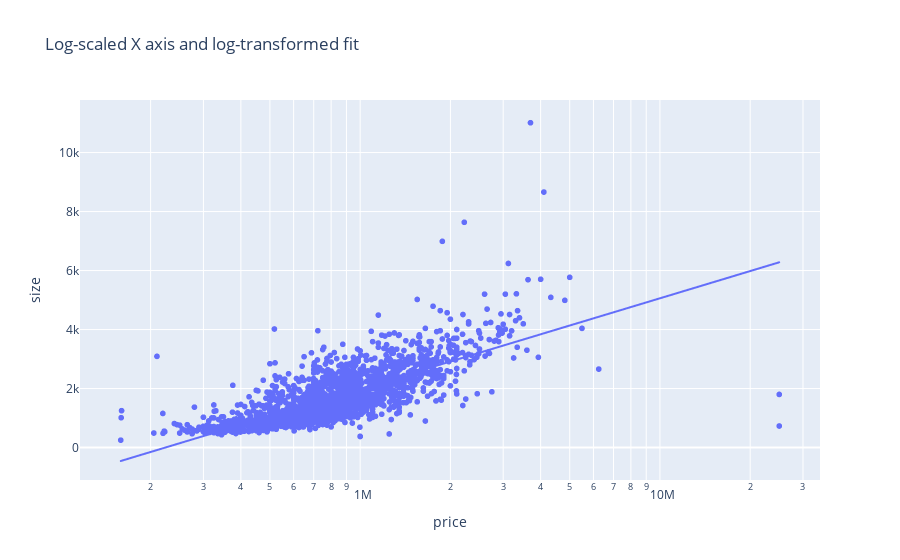

The code cell stored with this chart in its notebook:
### Code cell
fig = px.scatter(train, x="price", y="size", log_x=True, 
                 trendline="ols", trendline_options=dict(log_x=True),
                 title="Log-scaled X axis and log-transformed fit")
fig.show()

### Figure 1 — Plotly figure (JSON) as saved in the notebook; plotly's stock layout.template omitted (floating-point values rounded to 4 significant figures; data arrays with more than 128 entries replaced by an {"elided": "..."} marker saying what was removed)
{"data": [{"hovertemplate": "price=%{x}<br>size=%{y}<extra></extra>", "legendgroup": "", "marker": {"color": "#636efa", "symbol": "circle"}, "mode": "markers", "name": "", "showlegend": false, "type": "scattergl", "x": {"elided": "2016 int values"}, "xaxis": "x", "y": {"elided": "2016 int values"}, "yaxis": "y"}, {"hovertemplate": "<b>OLS trendline</b><br>size = 3066.59 * log10(price) + -16406.7<br>R<sup>2</sup>=0.555714<br><br>price=%{x}<br>size=%{y} <b>(trend)</b><extra></extra>", "legendgroup": "", "marker": {"color": "#636efa", "symbol": "circle"}, "mode": "lines", "name": "", "showlegend": false, "type": "scattergl", "x": {"elided": "2016 int values"}, "xaxis": "x", "y": {"elided": "2016 float values"}, "yaxis": "y"}], "layout": {"legend": {"tracegroupgap": 0}, "title": {"text": "Log-scaled X axis and log-transformed fit"}, "xaxis": {"anchor": "y", "domain": [0, 1], "title": {"text": "price"}, "type": "log"}, "yaxis": {"anchor": "x", "domain": [0, 1], "title": {"text": "size"}}}}
